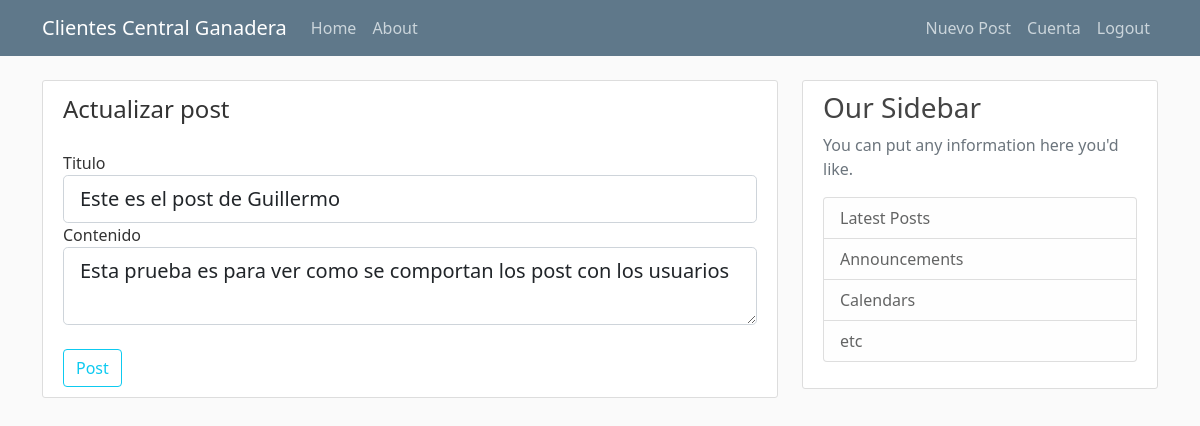
The app's page /post/2/update (signed in) with its own data.
### blogcg/models.py (models this page shows, shortened)
class Post(db.Model):
   id=db.Column(db.Integer, primary_key=True)
   title=db.Column(db.String(100),nullable=False)
   date_posted=db.Column(db.DateTime,nullable=False,default=datetime.utcnow())
   content=db.Column(db.Text,nullable=False)
   user_id=db.Column(db.Integer,db.ForeignKey('user.id'),nullable=False)

### blogcg/posts/routes.py (the view)
@posts.route("/post/<int:post_id>/update", methods=['GET','POST'])
@login_required
def update_post(post_id):
    post=Post.query.get_or_404(post_id)
    if post.author != current_user:
        abort(403)
    form=PostForm()
    if form.validate_on_submit():
        post.title=form.title.data
        post.content=form.content.data
        db.session.commit()
        flash('Su post ha sido actualizado!','success')
        return redirect(url_for('posts.post', post_id=post.id))
    elif request.method == 'GET':
        form.title.data=post.title
        form.content.data=post.content
    return render_template('create_post.html', title='Actualizar Post', form=form, legend='Actualizar post')

### blogcg/posts/forms.py
class PostForm(FlaskForm):
    title=StringField('Titulo',validators=[DataRequired()])
    content=TextAreaField('Contenido',validators=[DataRequired()])
    submit=SubmitField('Post')

### blogcg/models.py (called while the page is built)
@login_manager.user_loader
def load_user(user_id):
    return User.query.get(int(user_id))

### blogcg/templates/create_post.html (shortened to what this page needs)
{% extends "layout.html" %}
{% block content %}
    <div class="content-section">
        <form method="POST" action="">
            <fieldset class="form-group">
                <legend class="border-botton mb-4">{{ legend }}</legend>
                <div class="form-group">
                    {{ form.title.label(class="form-control-label") }}
                    {% if form.title.errors %}
                        {{ form.title(class="form-control form-control-lg is-invalid") }}
                        <div class="invalid-feedback">
                            {% for error in form.title.errors %}
                                <span>{{ error }}</span>
                            {% endfor %}
                        </div>
                    {% else %}
                        {{ form.title(class="form-control form-control-lg") }}
                    {% endif %}
                </div>
                <div class="form-group">
                    {{ form.content.label(class="form-control-label") }}
                    {% if form.content.errors %}
                        {{ form.content(class="form-control form-control-lg is-invalid") }}
                        <div class="invalid-feedback">
                            {% for error in form.content.errors %}
                                <span>{{ error }}</span>
                            {% endfor %}
                        </div>
                    {% else %}
                        {{ form.content(class="form-control form-control-lg") }}
                    {% endif %}
                </div>
            </fieldset>
            <div class="form-group">
                {{ form.submit(class="btn btn-outline-info") }}
            </div>
        </form>
    </div>
{% endblock content %}

### blogcg/static/main.css (style rules this page uses)
body { background: #fafafa; color: #333333; margin-top: 5rem; }
.content-section { background: #ffffff; padding: 10px 20px; border: 1px solid #dddddd; border-radius: 3px; margin-bottom: 20px; }

### records on screen
Post: title "Este es el post de Guillermo", content "Esta prueba es para ver como se comportan los post con los usuarios"

### other values on screen
{{ legend }} "Actualizar post"
